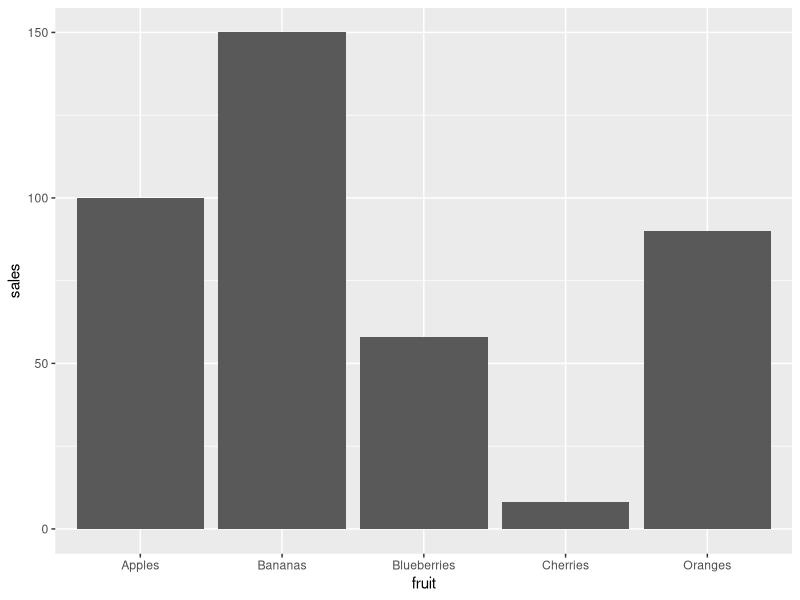

Write the R code that produced this figure.
# Exercise 4.1: starting code.
# Have a read and run it. What does it do?

library(ggplot2)
library(purrr)

fruit_data <- data.frame(
  fruit = c("Apples", "Bananas", "Cherries", "Blueberries", "Oranges"),
  sales = c(100, 150, 8, 58, 90)
)

ggplot(data = fruit_data, aes(x = fruit, 
                              y = sales)) + 
  geom_col()
